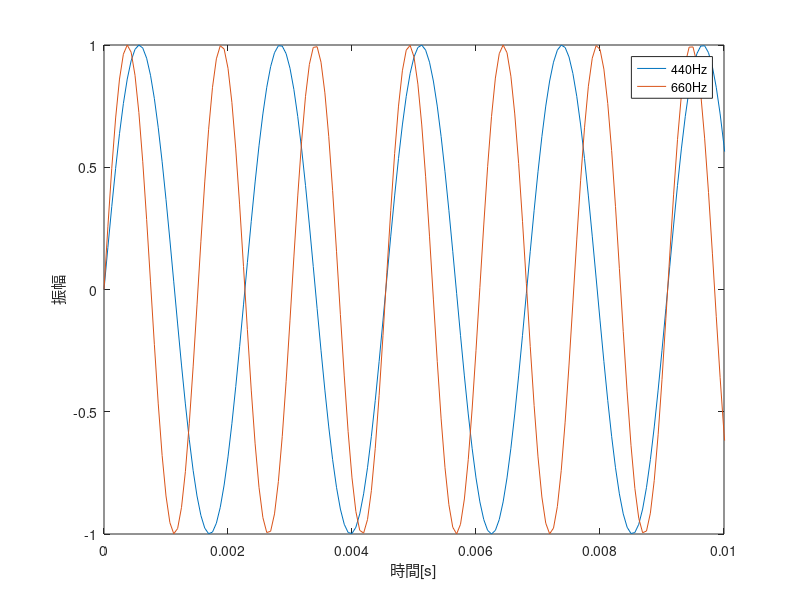

MATLAB code for this plot:
close all;
clear;

Fs = 16000;
freq1 = 440;
freq2 = 660;

t = [0:Fs-1]/Fs;
func1 = sin(2*pi*freq1*t);
func2 = sin(2*pi*freq2*t);

%plots from here
plot(t, func1, t, func2);
legend('440Hz', '660Hz');
axis([0 0.01 -1 1]);
xlabel('時間[s]');
ylabel('振幅');

%sound(func1, Fs);
sound(func2, Fs);